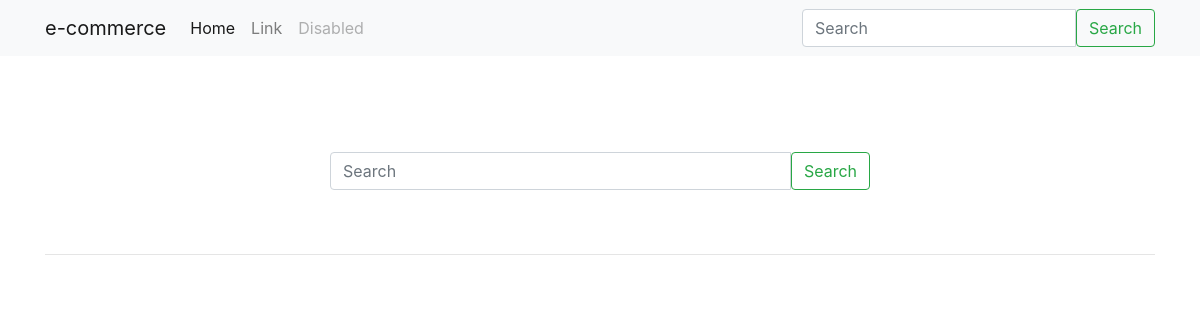
The app's page /search/, older data.
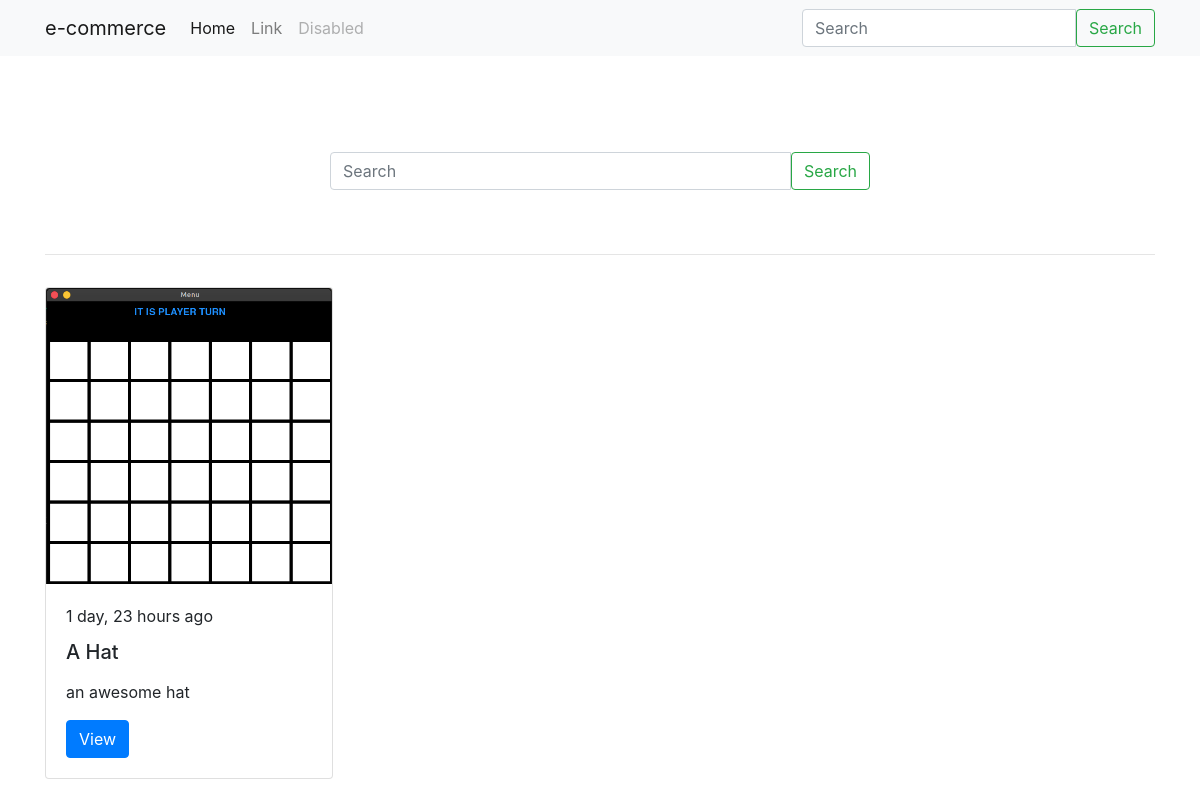
The same page, newer data.
### products/models.py (models this page shows, shortened)
class Product(models.Model):
    title = models.CharField(max_length=250, null=True,
                             blank=True, unique=True)
    slug = models.SlugField(blank=True, null=True, unique=True, editable=False)
    description = models.TextField(null=True, blank=True)
    price = models.DecimalField(
        default=0, decimal_places=2, max_digits=20, null=True)
    image = models.ImageField(
        upload_to=upload_image_path, null=True, blank=True)
    featured = models.BooleanField(default=False)
    is_active = models.BooleanField(default=True)
    created_at = models.DateTimeField(auto_now_add=True)
    id = models.UUIDField(default=uuid.uuid4, unique=True,
                          primary_key=True, editable=False)
    objects = ProductManager()
    def get_absolute_url(self):
        return reverse("detail", kwargs={'slug': self.slug})

### search/views.py (the view)
# urls.py: path('', views.search_product_list_view, name='search-products'),
def search_product_list_view(request):
    query = request.GET.get('q', None)
    if query is not None:
        querySet = Product.objects.search(query)
    else:
        querySet = Product.objects.get_featured()
    context = {
        'object_list': querySet
    }
    return render(request, 'search/view.html', context)

### products/models.py (called while the page is built)
    def get_queryset(self):
        return ProductQuerySet(self.model, using=self._db)

    def get_featured(self):
        qs = self.get_queryset().filter(featured=True)
        if qs.count() > 0:
            return qs
        return None

### search/templates/search/view.html
{% extends 'layouts/base.html' %}
{% block content %}
<div class="row mb-3">
    {% if request.GET.q %}
    <div class="col-12 mb-3">
        Results for <span class="lead text-bold">{{ request.GET.q }}</>
    </div>
    {% else %}
    <div class="col-12 col-md-6 mx-auto py-5">
      {%include 'search/snippets/search_form.html' %}
    </div>
    {% endif %}
    <div class="col-12">
        <hr/>
    </div>
</div>
<div class="row">
    {% for product in object_list %}
    <div class="col-4 col-sm-4 col-md-6 col-lg-4">
        {% include 'products/snippets/card.html' with product=product %}
    </div>
    {% endfor %}
</div>
{% endblock %}

### templates/layouts/base.html (shortened to what this page needs)
<!DOCTYPE html>
<html lang="en">
  <head>
    <link
      rel="stylesheet"
      href="https://cdn.jsdelivr.net/npm/bootstrap@4.0.0/dist/css/bootstrap.min.css"
    />
  </head>
  <body>
    {% include 'shared/navbar.html' %}
    <div class="container">
      {% block content %}
      {% endblock %}
    </div>
  </body>
</html>

### templates/shared/navbar.html (shortened to what this page needs)
<nav class="navbar navbar-expand-lg navbar-light bg-light mb-5">
    <div class="container">
    <div class="collapse navbar-collapse" id="navbarTogglerDemo01">
      <a class="navbar-brand" href="#">e-commerce</a>
      <ul class="navbar-nav mr-auto mt-2 mt-lg-0">
        <li class="nav-item active">
          <a class="nav-link" href="{% url 'products' %}">Home <span class="sr-only">(current)</span></a>
        </li>
        <li class="nav-item">
          <a class="nav-link" href="#">Link</a>
        </li>
        <li class="nav-item">
          <a class="nav-link disabled" href="#">Disabled</a>
        </li>
      </ul>
      {% include 'search/snippets/search_form.html' %}
    </div>
  </div>
  </nav>

### search/templates/search/snippets/search_form.html
<form class="form my-2 my-lg-0" action="{% url 'search-products' %}">
    <div class="input-group">
        <input class="form-control" type="search" name="q" value="{{ request.GET.q }}" placeholder="Search" aria-label="Search">
        <span class="input-group-btn">
            <button class="btn btn-outline-success" type="submit">Search</button>
        </span>
    </div>
</form>

### products/templates/products/snippets/card.html
<div class="card" style="width: 18rem">
  <img class="card-img-top" src="{{ product.image.url }}" alt="Card image cap" />
  <div class="card-body">
    <p class="card-title">{{ product.created_at|timesince }} ago</p>
    <h5 class="card-title">{{ product.title }}</h5>
    <p class="card-text">
      {{ product.description|linebreaks }}
    </p>
    <a href="{{ product.get_absolute_url }}" class="btn btn-primary">View</a>
  </div>
</div>

Row changes from the older to the newer data that the page shows:
added Product: image (picture), created_at "1 day, 23 hours", title "A Hat", description "an awesome hat"
